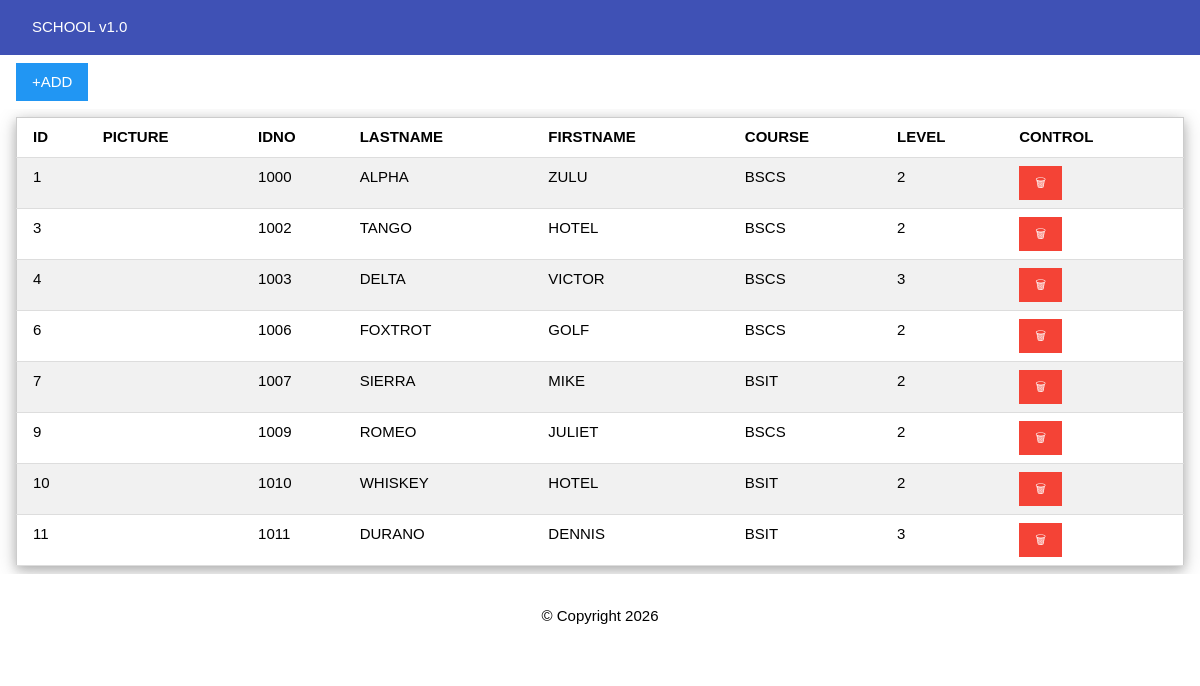
Page /main on the earlier database version.
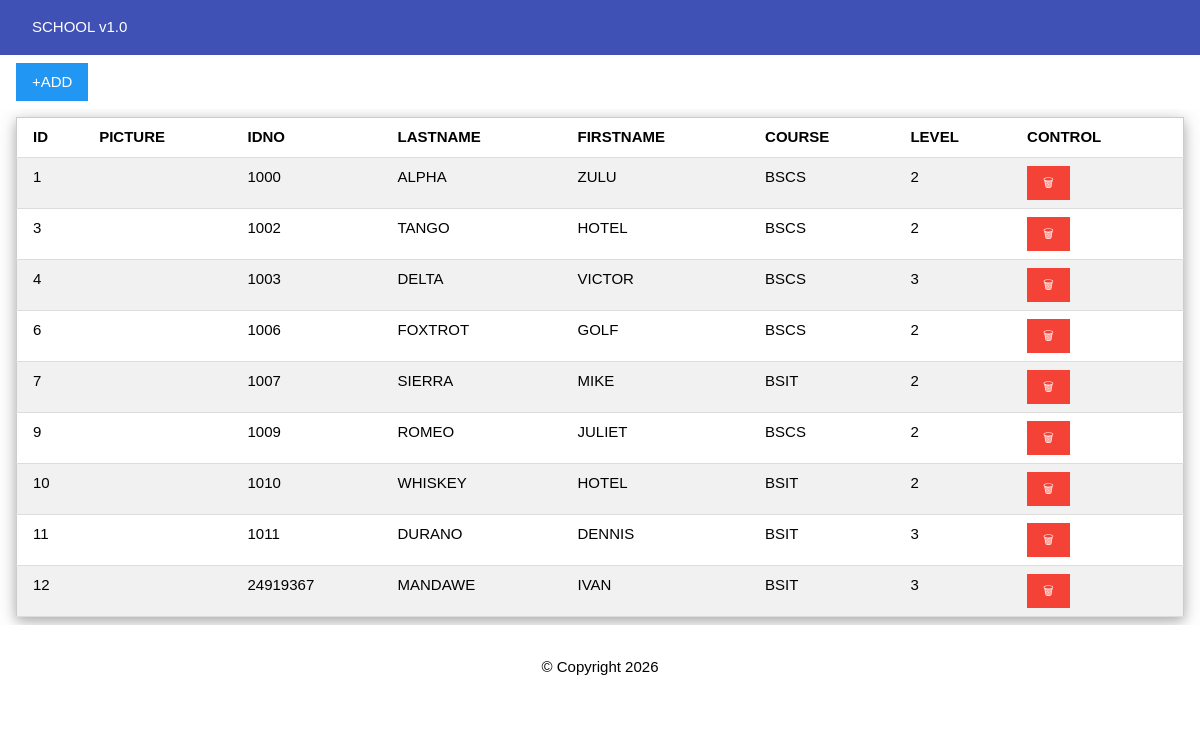
Same page on the later database version.
### tables this page shows
CREATE TABLE students(
id integer primary key autoincrement,
idno varchar(10) unique,
lastname varchar(50),
firstname varchar(50),
course varchar(10),
level varchar(5), image varchar(100));

### app.py (the view)
@app.route("/main")
def main() -> None:
    students: list = getall('students')
    return render_template('main.html', students=students)

### db/dbhelper.py (called while the page is built)
def getprocess(sql:str,vals:list)->list:
    print(sql)
    conn:any = None
    cursor:any = None
    data:list = []
    try:
        conn = connect(database)
        conn.row_factory = Row
        cursor = conn.cursor()
        cursor.execute(sql,vals)
        data=cursor.fetchall()
    except Exception as e:
        print(f"Error: {e}")
    finally:
        cursor.close()
        conn.close()
    return data

def getall(table:str)->list:
    sql:str = f"SELECT * FROM `{table}`"
    return getprocess(sql,[])

### templates/main.html (shortened to what this page needs)
{% extends 'base.html' %}
{% block content %}
<div class="w3-padding">
    <a href="/register" class="w3-button w3-blue">+ADD</a>
</div>
<div class="w3-responsive w3-padding">
<table class="w3-table-all w3-card-4 w3-animate-top">
    <tr>
        <th>ID</th>
        <th>PICTURE</th>
        <th>IDNO</th>
        <th>LASTNAME</th>
        <th>FIRSTNAME</th>
        <th>COURSE</th>
        <th>LEVEL</th>
        <th>CONTROL</th>
    </tr>
    {% for s in students %}
    <tr>
        <td>{{ s['id'] }}</td>
        <td><img src="{{ url_for('static', filename='img/' ~ s['idno'] ~ '.jpg') }}"
                 onerror="this.style.display='none'"></td>
        <td>{{ s['idno'] }}</td>
        <td>{{ s['lastname']|upper }}</td>
        <td>{{ s['firstname']|upper }}</td>
        <td>{{ s['course']|upper }}</td>
        <td>{{ s['level'] }}</td>
        <td>
            <a href="/delete/{{ s['idno'] }}" class="w3-button w3-small w3-red"
               onclick="return confirm('Delete this student?')">&#128465;</a>
        </td>
    </tr>
    {% endfor %}
</table>
</div>
{% endblock %}

### templates/base.html (shortened to what this page needs)
<!DOCTYPE html>
<html>
<head>
   <link rel="stylesheet" href="{{ url_for('static', filename='css/w3.css') }}">
</head>
<body>
    <div class="w3-bar w3-indigo w3-padding">
        <a href="/main" class="w3-bar-item" style="text-decoration:none">SCHOOL v1.0</a>
    </div>
    {% block content %}{% endblock %}
    <footer class="w3-container w3-center w3-padding-16">
        <p>&copy; Copyright 2026</p>
    </footer>
</body>
</html>

### static/css/w3.css (style rules this page uses)
*,*:before,*:after { box-sizing:inherit }
html { -ms-text-size-adjust:100%;-webkit-text-size-adjust:100% }
body { margin:0 }
article,aside,details,figcaption,figure,footer,header,main,menu,nav,section { display:block }
a { background-color:transparent }
html,body { font-family:Verdana,sans-serif;font-size:15px;line-height:1.5 }
html { overflow-x:hidden }
a { color:inherit }
.w3-table,.w3-table-all { border-collapse:collapse;border-spacing:0;width:100%;display:table }
.w3-table-all { border:1px solid #ccc }
.w3-bordered tr,.w3-table-all tr { border-bottom:1px solid #ddd }
.w3-table-all tr:nth-child(odd) { background-color:#fff }
.w3-table-all tr:nth-child(even) { background-color:#f1f1f1 }
.w3-table td,.w3-table th,.w3-table-all td,.w3-table-all th { padding:8px 8px;display:table-cell;text-align:left;vertical-align:top }
.w3-table th:first-child,.w3-table td:first-child,.w3-table-all th:first-child,.w3-table-all td:first-child { padding-left:16px }
.w3-btn,.w3-button { border:none;display:inline-block;padding:8px 16px;vertical-align:middle;overflow:hidden;text-decoration:none;color:inherit;background-color:inherit;text-align:center;cursor:pointer;white-space:nowrap }
.w3-btn,.w3-button { -webkit-touch-callout:none;-webkit-user-select:none;-khtml-user-select:none;-moz-user-select:none;-ms-user-select:none;user-select:none }
.w3-bar { width:100%;overflow:hidden }
.w3-bar .w3-bar-item { padding:8px 16px;float:left;width:auto;border:none;display:block;outline:0 }
.w3-responsive { display:block;overflow-x:auto }
.w3-container:after,.w3-container:before,.w3-panel:after,.w3-panel:before,.w3-row:after,.w3-row:before,.w3-row-padding:after,.w3-row-padding:before, .w3-cell-row:before,.w3-cell-row:after,.w3-clear:after,.w3-clear:before,.w3-bar:before,.w3-bar:after { content:"";display:table;clear:both }
.w3-container,.w3-panel { padding:0.01em 16px }
.w3-card-4,.w3-hover-shadow:hover { box-shadow:0 4px 10px 0 rgba(0,0,0,0.2),0 4px 20px 0 rgba(0,0,0,0.19) }
.w3-animate-top { position:relative;animation:animatetop 0.4s }
.w3-small { font-size:12px!important }
.w3-center { text-align:center!important }
.w3-padding { padding:8px 16px!important }
.w3-padding-16 { padding-top:16px!important;padding-bottom:16px!important }
.w3-blue,.w3-hover-blue:hover { color:#fff!important;background-color:#2196F3!important }
.w3-indigo,.w3-hover-indigo:hover { color:#fff!important;background-color:#3f51b5!important }
.w3-red,.w3-hover-red:hover { color:#fff!important;background-color:#f44336!important }

Differences in the rows shown:
added students: id "12", idno "24919367", lastname "MANDAWE", firstname "IVAN", course "BSIT", level "3"
